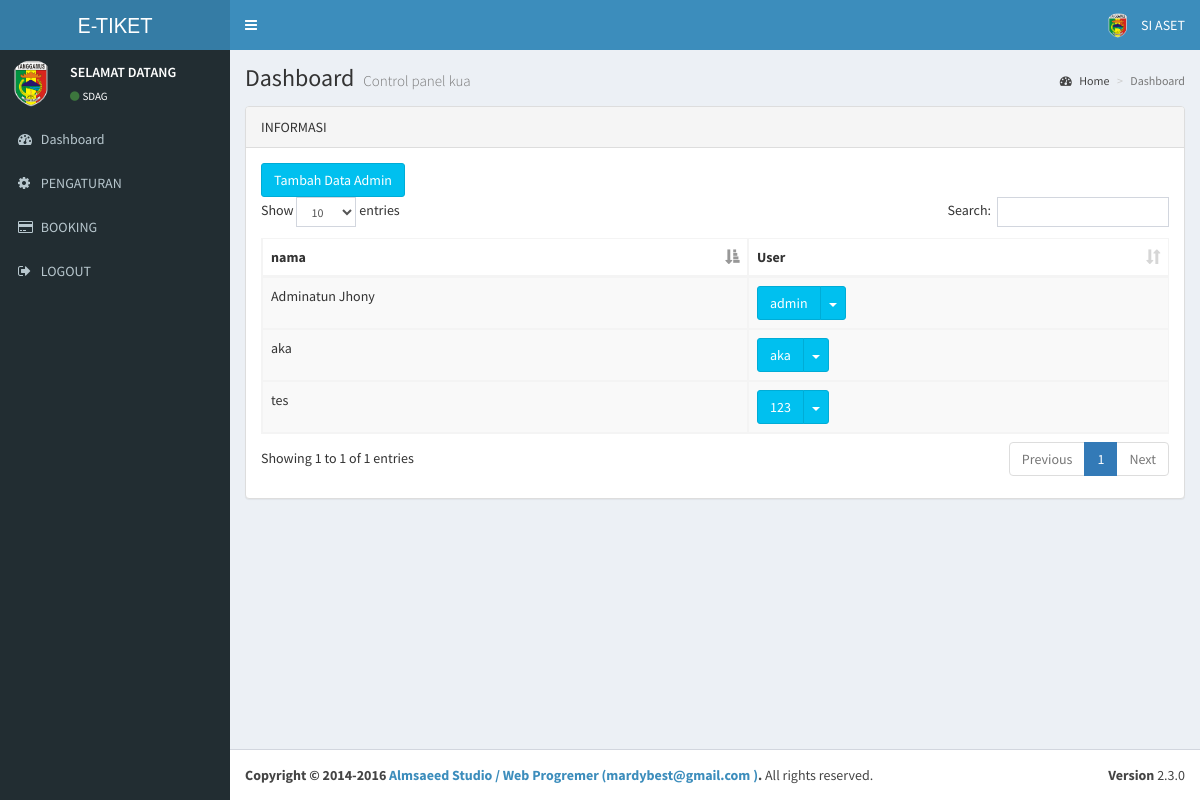
The page /admin/index.php?aksi=admin (signed in) on the database its author committed.
### tables this page shows
CREATE TABLE `profil` (
  `id_profil` int(20) NOT NULL,
  `nama_app` varchar(100) NOT NULL,
  `tahun` varchar(250) NOT NULL,
  `nama` varchar(250) NOT NULL,
  `alias` varchar(350) NOT NULL,
  `alamat` text NOT NULL,
  `isi` text NOT NULL,
  `gambar` varchar(100) NOT NULL,
  `akabest` varchar(250) NOT NULL
);

CREATE TABLE `user` (
  `user_id` int(11) NOT NULL,
  `user_nama` varchar(100) NOT NULL,
  `user_username` varchar(100) NOT NULL,
  `user_password` varchar(100) NOT NULL,
  `user_foto` varchar(100) DEFAULT NULL
);

### koneksi.php (called while the page is built, shortened)
<?php
$server = "localhost";
$username = "root";
$password = "";
$database = "db_tiket";
$koneksi = mysqli_connect($server,$username,$password) or die("Koneksi gagal");
mysqli_select_db($koneksi,$database) or die("Database tidak bisa dibuka");
$kontak_kami=mysqli_query($koneksi,"SELECT * FROM profil WHERE id_profil ='1'");
$k_k=mysqli_fetch_array($kontak_kami);
?>

### admin/index.php (the view, shortened to what this page needs)
  <?php
  include '../koneksi.php';
  ?>
<!DOCTYPE html>
<html>
  <head>
  <link rel="stylesheet" href="../sys/bootstrap/bootstrap/css/bootstrap.min.css">
      <link rel="stylesheet" href="../sys/bootstrap/font/css/font-awesome.min.css">
  <link rel="stylesheet" href="../sys/bootstrap/plugins/datatables/dataTables.bootstrap.css">
    <link rel="stylesheet" href="../sys/bootstrap/plugins/select2/select2.min.css">
    <link rel="stylesheet" href="../sys/bootstrap/dist/css/AdminLTE.min.css">
    <link rel="stylesheet" href="../sys/bootstrap/dist/css/skins/_all-skins.min.css">
  </head>
  <body class="hold-transition skin-blue sidebar-mini">
    <div class="wrapper">
      <header class="main-header">
        <a href="index.php" class="logo">
          <span class="logo-lg"><?php echo"$k_k[alias]";?></span>
        </a>
        <nav class="navbar navbar-static-top" role="navigation">
          <a href="#" class="sidebar-toggle" data-toggle="offcanvas" role="button">
          </a>
          <div class="navbar-custom-menu">
            <ul class="nav navbar-nav">
              <li class="dropdown user user-menu">
                <a href="#" class="dropdown-toggle" data-toggle="dropdown">
                  <img src="../foto/logo.png" class="user-image" alt="User Image">
                  <span class="hidden-xs">SI ASET </span>
                </a>
              </li>
            </ul>
          </div>
        </nav>
      </header>
      <aside class="main-sidebar">
        <section class="sidebar">
          <div class="user-panel">
            <div class="pull-left image">
              <img src="../foto/logo.png" class="img-circle" alt="User Image">
            </div>
            <div class="pull-left info">
              <p>SELAMAT DATANG</p>
              <a href="index.aspx"><i class="fa fa-circle text-success"></i><?php echo"$k_k[nama]";?></a>
            </div>
          </div>
      <?php include "menu.php"?>
        </section>
      </aside>
      <div class="content-wrapper">
        <section class="content-header">
          <h1>
            Dashboard
            <small>Control panel kua</small>
          </h1>
          <ol class="breadcrumb">
            <li><a href="index.aspx"><i class="fa fa-dashboard"></i> Home</a></li>
            <li class="active">Dashboard</li>
          </ol>
        </section>
        <section class="content">
		 <?php include "tengah.php"?>
		  </div>
      <footer class="main-footer">
        <div class="pull-right hidden-xs">
          <b>Version</b> 2.3.0
        </div>
        <strong>Copyright &copy; 2014-2016 <a href="#">Almsaeed Studio / Web Progremer (<?php echo"$k_k[akabest]";?> )</a>.</strong>  All rights reserved.
      </footer>
    </div>
  </body>
</html>

### admin/tengah.php (shortened to what this page needs)
<?php
if($_GET['aksi']=='home'){
echo"
 <div class='row'>
                   <div class='col-lg-12'>
			<div class='panel panel-default'>
                            <div class='panel-heading'>
                           Sambutan
                            </div>
                            <div class='panel-body'>
				<p>Selamat Datang Di halaman Admin, Silahkan Pilih menu untuk pengaturan data yang di butuhkan guna mendapatkan hasil yang maksimal sesuai keinginan.</p>
                            </div>
			</div>
                   </div>
</div>";
include "grafik.php";
echo"<div class='row'>
                    <div class='col-xs-12'>
              <div class='panel panel-primary'>
			    <div class='box-header'>
				   <h3 class='box-title'>INFORMASI</h3>
                </div>
                <div class='box-header'>
				</div>
     <div class='box-body'>";
     $main=mysqli_query($koneksi,"SELECT * FROM submenu");
     while($r=mysqli_fetch_array($main)){
     echo"<a href='$r[link_sub]' class='btn btn-app'>
                    <span class='badge bg-yellow'>3</span>
                    <i class='fa $r[icon_sub] fa-5x'></i> $r[nama_sub]
                  </a>";
                }
                echo "
            </div>
			</div>
 </div>
			</div>
";
}
elseif($_GET['aksi']=='ikon'){
include "../ikon.php";
}
elseif($_GET['aksi']=='admin'){
echo"<div class='row'>
                <div class='col-lg-12'>
                    <div class='panel panel-default'>
                        <div class='panel-heading'>INFORMASI
                        </div>
                        <div class='panel-body'>
			<button class='btn btn-info' data-toggle='modal' data-target='#uiModal'>
                                Tambah Data Admin
                            </button>
                           	<div class='table-responsive'>
	 <table id='example1' class='table table-bordered table-striped'>
                                    <thead>
                                        <tr>
                                            <th>nama</th>
                                            <th>User</th>
                                        </tr>
                                    </thead>
				    ";
$tebaru=mysqli_query($koneksi," SELECT * FROM user ");
while ($t=mysqli_fetch_array($tebaru)){
                                    echo"<tbody>
                                        <tr>
                                            <td>$t[user_nama]</td>
							<td><div class='btn-group'>
                      <button type='button' class='btn btn-info'>$t[user_username]</button>
                      <button type='button' class='btn btn-info dropdown-toggle' data-toggle='dropdown'>
                        <span class='caret'></span>
                        <span class='sr-only'>Toggle Dropdown</span>
                      </button>
                      <ul class='dropdown-menu' role='menu'>
                        <li><a href='index.php?aksi=editadmin&user_id=$t[user_id]' title='Edit'><i class='fa fa-pencil'></i>edit</a></li>
						<li><a href='hapus.php?aksi=hapusadmin&user_id=$t[user_id]' onclick=\"return confirm ('Apakah yakin ingin menghapus $t[user_username] ?')\" title='Hapus'><i class='fa fa-remove'></i>hapus</li>
                        </ul>
                    </div></td>
                                        </tr>
                                    </tbody>";
}
                                echo"</table>
                            </div>
                        </div>
                    </div>
                </div>
               </div>";
echo"
<div class='col-lg-12'>
                        <div class='modal fade' id='uiModal' tabindex='-1' role='dialog' aria-labelledby='myModalLabel' aria-hidden='true'>
                                <div class='modal-dialog'>
                                    <div class='modal-content'>
                                        <div class='modal-header'>
                                            <button type='button' class='close' data-dismiss='modal' aria-hidden='true'>&times;</button>
                                            <h4 class='modal-title' id='H3'>Input</h4>
                                        </div>
                                                  <div class='box-body'>
            <form action='input.php?aksi=inputadmin' method='post' enctype='multipart/form-data'>
              <div class='form-group'>
                <label>Nama</label>
                <input type='text' class='form-control' name='nama' required='required' placeholder='Masukkan Nama ..'>
              </div>
              <div class='form-group'>
                <label>Username</label>
                <input type='text' class='form-control' name='username' required='required' placeholder='Masukkan Username ..'>
              </div>
              <div class='form-group'>
                <label>Password</label>
                <input type='password' class='form-control' name='password' required='required' min='5' placeholder='Masukkan Password ..'>
              </div>
              <div class='form-group'>
                <label>Foto</label>
                <input type='file' name='foto'>
              </div>
              <div class='form-group'>
                <input type='submit' class='btn btn-sm btn-primary' value='Simpan'>
              </div>
            </form>
          </div>
                                </div>
                            </div>
                    </div>
		    </div>
";
}
?>

### rows shown on the page
profil: alias "E-TIKET", nama "SDAG", akabest "mardybest@gmail.com"
user: user_nama "Adminatun Jhony", user_username "admin"
user: user_nama "aka", user_username "aka"
user: user_nama "tes", user_username "123"
